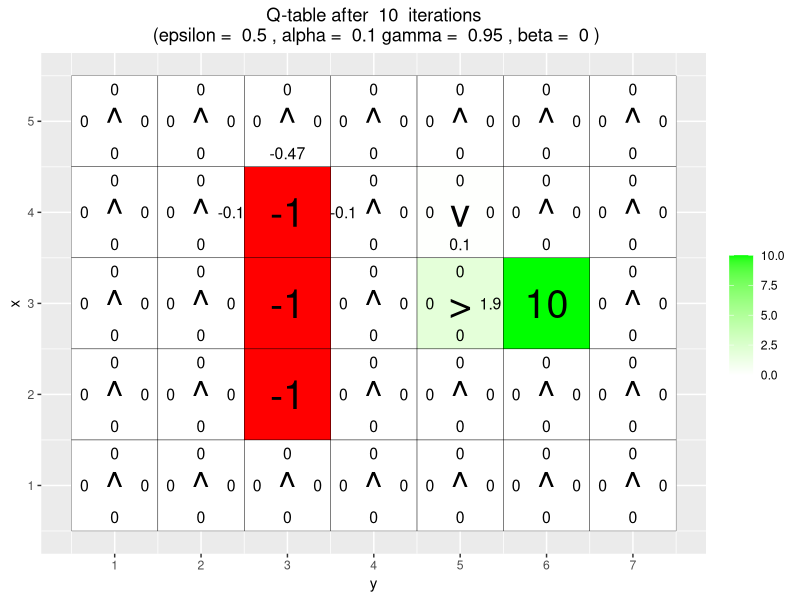
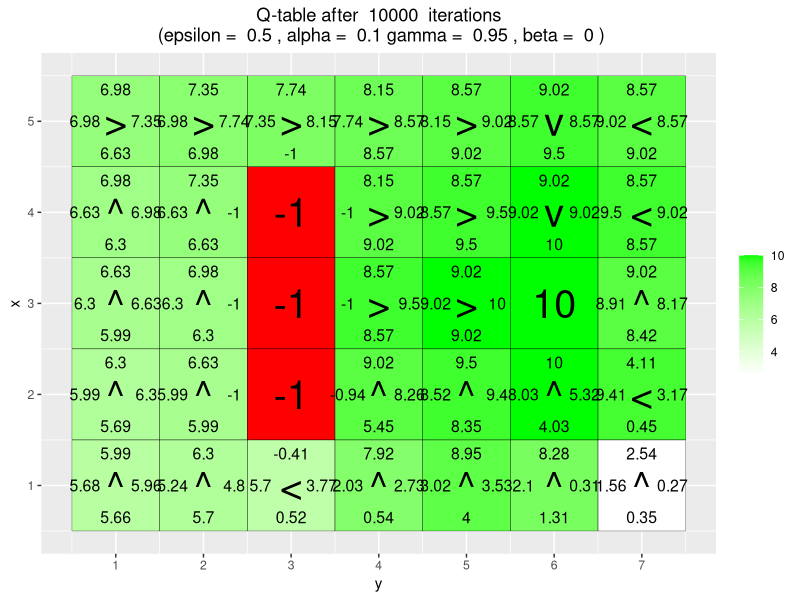
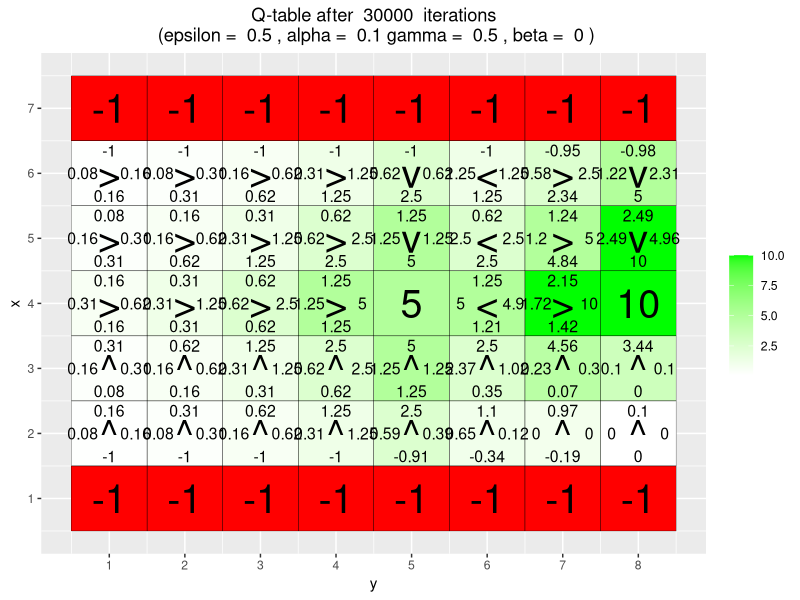
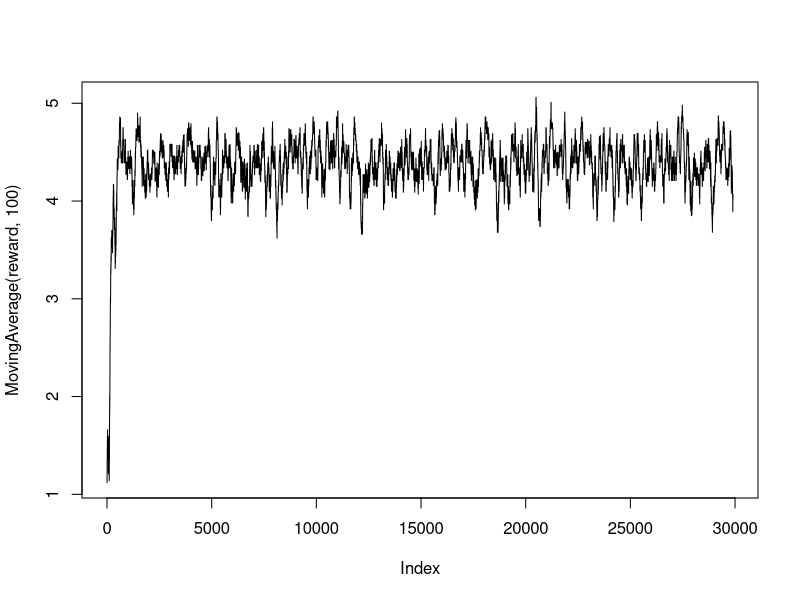
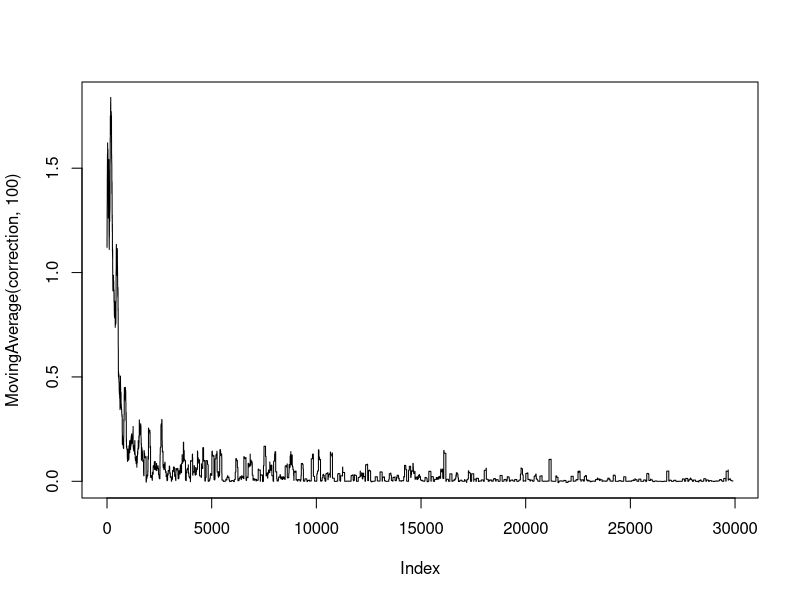
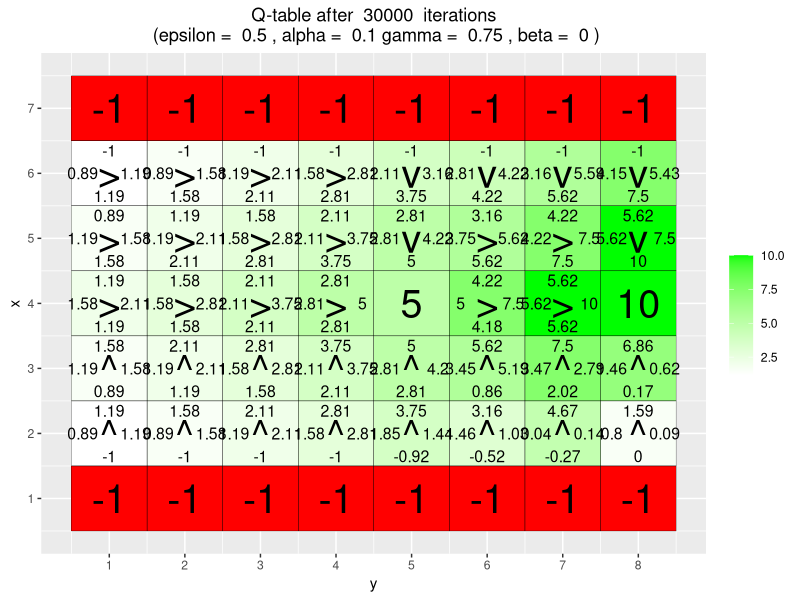
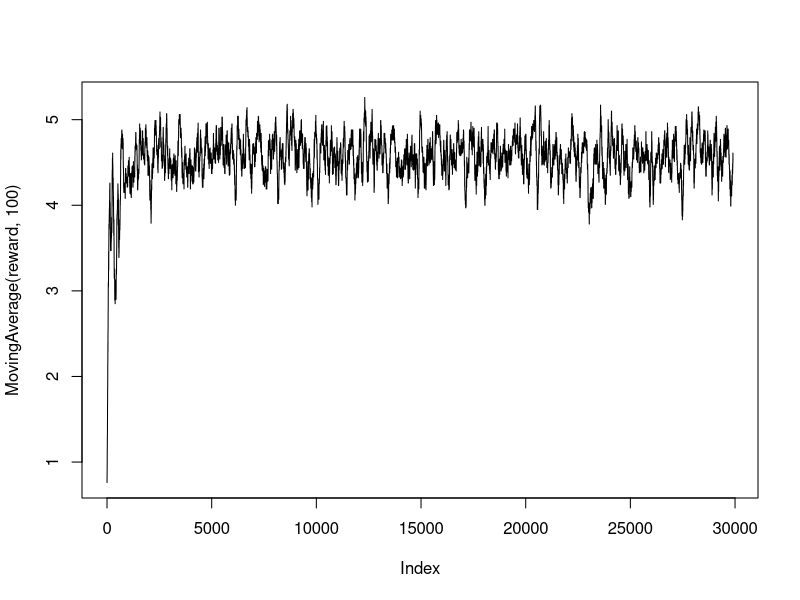
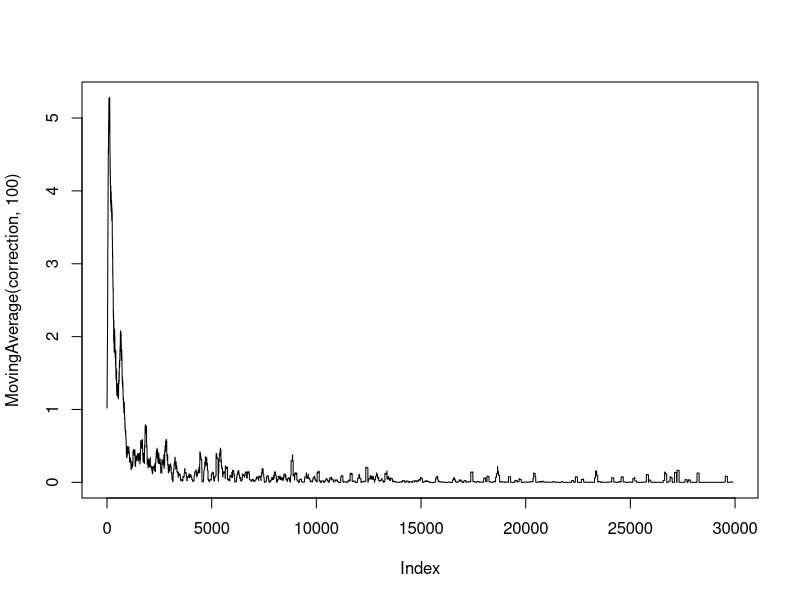

Write the R code that produced these figures, in order. (Note: a time limit stopped this script after it produced the figures.)
## ---- chunk 1
library(ggplot2)

arrows <- c("^", ">", "v", "<")
action_deltas <- list(c(1,0), # up
                      c(0,1), # right
                      c(-1,0), # down
                      c(0,-1)) # left

vis_environment <- function(iterations=0, epsilon = 0.5, alpha = 0.1, gamma = 0.95, beta = 0){
  
  # Visualize an environment with rewards. 
  # Q-values for all actions are displayed on the edges of each tile.
  # The (greedy) policy for each state is also displayed.
  # 
  # Args:
  #   iterations, epsilon, alpha, gamma, beta (optional): for the figure title.
  #   reward_map (global variable): a HxW array containing the reward given at each state.
  #   q_table (global variable): a HxWx4 array containing Q-values for each state-action pair.
  #   H, W (global variables): environment dimensions.
  
  df <- expand.grid(x=1:H,y=1:W)
  foo <- mapply(function(x,y) ifelse(reward_map[x,y] == 0,q_table[x,y,1],NA),df$x,df$y)
  df$val1 <- as.vector(round(foo, 2))
  foo <- mapply(function(x,y) ifelse(reward_map[x,y] == 0,q_table[x,y,2],NA),df$x,df$y)
  df$val2 <- as.vector(round(foo, 2))
  foo <- mapply(function(x,y) ifelse(reward_map[x,y] == 0,q_table[x,y,3],NA),df$x,df$y)
  df$val3 <- as.vector(round(foo, 2))
  foo <- mapply(function(x,y) ifelse(reward_map[x,y] == 0,q_table[x,y,4],NA),df$x,df$y)
  df$val4 <- as.vector(round(foo, 2))
  foo <- mapply(function(x,y) 
    ifelse(reward_map[x,y] == 0,arrows[GreedyPolicy(x,y)],reward_map[x,y]),df$x,df$y)
  df$val5 <- as.vector(foo)
  foo <- mapply(function(x,y) ifelse(reward_map[x,y] == 0,max(q_table[x,y,]),
                                     ifelse(reward_map[x,y]<0,NA,reward_map[x,y])),df$x,df$y)
  df$val6 <- as.vector(foo)
  
  print(ggplot(df,aes(x = y,y = x)) +
          scale_fill_gradient(low = "white", high = "green", na.value = "red", name = "") +
          geom_tile(aes(fill=val6)) +
          geom_text(aes(label = val1),size = 4,nudge_y = .35,na.rm = TRUE) +
          geom_text(aes(label = val2),size = 4,nudge_x = .35,na.rm = TRUE) +
          geom_text(aes(label = val3),size = 4,nudge_y = -.35,na.rm = TRUE) +
          geom_text(aes(label = val4),size = 4,nudge_x = -.35,na.rm = TRUE) +
          geom_text(aes(label = val5),size = 10) +
          geom_tile(fill = 'transparent', colour = 'black') + 
          ggtitle(paste("Q-table after ",iterations," iterations\n",
                        "(epsilon = ",epsilon,", alpha = ",alpha,"gamma = ",gamma,", beta = ",beta,")")) +
          theme(plot.title = element_text(hjust = 0.5)) +
          scale_x_continuous(breaks = c(1:W),labels = c(1:W)) +
          scale_y_continuous(breaks = c(1:H),labels = c(1:H)))
  
}
## ---- chunk 2
GreedyPolicy <- function(x, y){
  
  # Get a greedy action for state (x,y) from q_table.
  #
  # Args:
  #   x, y: state coordinates.
  #   q_table (global variable): a HxWx4 array containing Q-values for each state-action pair.
  # 
  # Returns:
  #   An action, i.e. integer in {1,2,3,4}.
  
  # Your code here
  
  possible_q_values = c(
    q_table[x, y, 1], # ^
    q_table[x, y, 2], # >
    q_table[x, y, 3], # v
    q_table[x, y, 4]  # >
  ) 
  
  return (which.max(possible_q_values))
  
}

EpsilonGreedyPolicy <- function(x, y, epsilon){
  
  # Get an epsilon-greedy action for state (x,y) from q_table.
  #
  # Args:
  #   x, y: state coordinates.
  #   epsilon: probability of acting randomly.
  # 
  # Returns:
  #   An action, i.e. integer in {1,2,3,4}.

  # Your code here
  
  if (runif(1) < epsilon)
  {
    return (GreedyPolicy(x, y))
  }
  
  return (sample(c(1, 2, 3, 4), 1))
  
}

## ---- chunk 3
transition_model <- function(x, y, action, beta){
  
  # Computes the new state after given action is taken. The agent will follow the action 
  # with probability (1-beta) and slip to the right or left with probability beta/2 each.
  # 
  # Args:
  #   x, y: state coordinates.
  #   action: which action the agent takes (in {1,2,3,4}).
  #   beta: probability of the agent slipping to the side when trying to move.
  #   H, W (global variables): environment dimensions.
  # 
  # Returns:
  #   The new state after the action has been taken.
  
  delta <- sample(-1:1, size = 1, prob = c(0.5*beta,1-beta,0.5*beta))
  final_action <- ((action + delta + 3) %% 4) + 1
  foo <- c(x,y) + unlist(action_deltas[final_action])
  foo <- pmax(c(1,1),pmin(foo,c(H,W)))
  
  return (foo)
}
## ---- chunk 4
q_learning <- function(start_state, epsilon = 0.5, alpha = 0.1, gamma = 0.95, 
                       beta = 0){
  
  # Perform one episode of Q-learning. The agent should move around in the 
  # environment using the given transition model and update the Q-table.
  # The episode ends when the agent reaches a terminal state.
  # 
  # Args:
  #   start_state: array with two entries, describing the starting position of the agent.
  #   epsilon (optional): probability of acting greedily.
  #   alpha (optional): learning rate.
  #   gamma (optional): discount factor.
  #   beta (optional): slipping factor.
  #   reward_map (global variable): a HxW array containing the reward given at each state.
  #   q_table (global variable): a HxWx4 array containing Q-values for each state-action pair.
  # 
  # Returns:
  #   reward: reward received in the episode.
  #   correction: sum of the temporal difference correction terms over the episode.
  #   q_table (global variable): Recall that R passes arguments by value. So, q_table being
  #   a global variable can be modified with the superassigment operator <<-.
  
  # Your code here.
  
  episode_correction = 0
  
  repeat{
    # Follow policy, execute action, get reward.
    policy = EpsilonGreedyPolicy(x=start_state[1], y=start_state[2], epsilon=epsilon)
    end_state = transition_model(x=start_state[1], y=start_state[2], action=policy, beta=beta)
    
    # Get reward
    reward = reward_map[end_state[1], end_state[2]]
    
    # Calculate temporal difference, store in sum, and update Q-table
    temporal_diff = 
      reward +
      gamma * (max(q_table[end_state[1], end_state[2], ])) -
      q_table[start_state[1], start_state[2], policy]
    
    episode_correction = episode_correction + temporal_diff
    
    q_table[start_state[1], start_state[2], policy] <<-
      q_table[start_state[1], start_state[2], policy] + alpha*temporal_diff
    
    # Move agent
    start_state = end_state
    
    if(reward!=0)
      # End episode.
      return (c(reward,episode_correction))
  }
  
}

## ---- chunk 5
H <- 5
W <- 7

reward_map <- matrix(0, nrow = H, ncol = W)
reward_map[3,6] <- 10
reward_map[2:4,3] <- -1

q_table <- array(0,dim = c(H,W,4))

for(i in 1:100000){
  foo <- q_learning(start_state=c(3,1),
                    epsilon=0.5,
                    alpha=0.1,
                    gamma=0.95,
                    beta=0)
  
  if(any(i==c(10,10000)))
    vis_environment(i)
}

## ---- chunk 6
# Environment B (the effect of epsilon and gamma)

H <- 7
W <- 8

reward_map <- matrix(0, nrow = H, ncol = W)
reward_map[1,] <- -1
reward_map[7,] <- -1
reward_map[4,5] <- 5
reward_map[4,8] <- 10

q_table <- array(0,dim = c(H,W,4))

MovingAverage <- function(x, n){
  
  cx <- c(0,cumsum(x))
  rsum <- (cx[(n+1):length(cx)] - cx[1:(length(cx) - n)]) / n
  
  return (rsum)
}

for(j in c(0.5,0.75,0.95)){
  q_table <- array(0,dim = c(H,W,4))
  reward <- NULL
  correction <- NULL
  
  for(i in 1:30000){
    foo <- q_learning(gamma = j, start_state = c(4,1))
    reward <- c(reward,foo[1])
    correction <- c(correction,foo[2])
  }
  
  vis_environment(i, gamma = j)
  plot(MovingAverage(reward,100),type = "l")
  plot(MovingAverage(correction,100),type = "l")
}

for(j in c(0.5,0.75,0.95)){
  q_table <- array(0,dim = c(H,W,4))
  reward <- NULL
  correction <- NULL
  
  for(i in 1:30000){
    foo <- q_learning(epsilon = 0.1, gamma = j, start_state = c(4,1))
    reward <- c(reward,foo[1])
    correction <- c(correction,foo[2])
  }
  
  vis_environment(i, epsilon = 0.1, gamma = j)
  plot(MovingAverage(reward,100),type = "l")
  plot(MovingAverage(correction,100),type = "l")
}

## ---- chunk 7
# Environment C (the effect of beta).

H <- 3
W <- 6

reward_map <- matrix(0, nrow = H, ncol = W)
reward_map[1,2:5] <- -1
reward_map[1,6] <- 10

q_table <- array(0,dim = c(H,W,4))

for(j in c(0,0.2,0.4,0.66)){
  q_table <- array(0,dim = c(H,W,4))
  
  for(i in 1:10000)
    foo <- q_learning(gamma = 0.6, beta = j, start_state = c(1,1))
  
  vis_environment(i, gamma = 0.6, beta = j)
}
